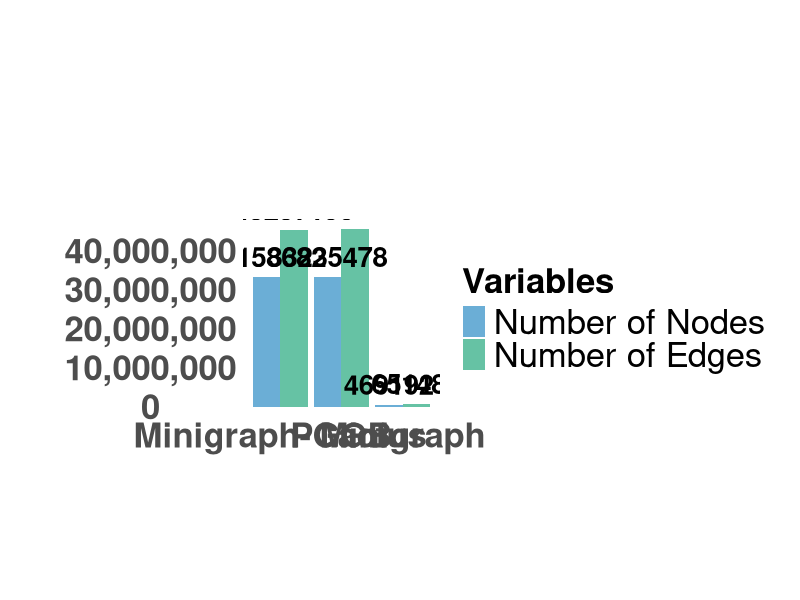
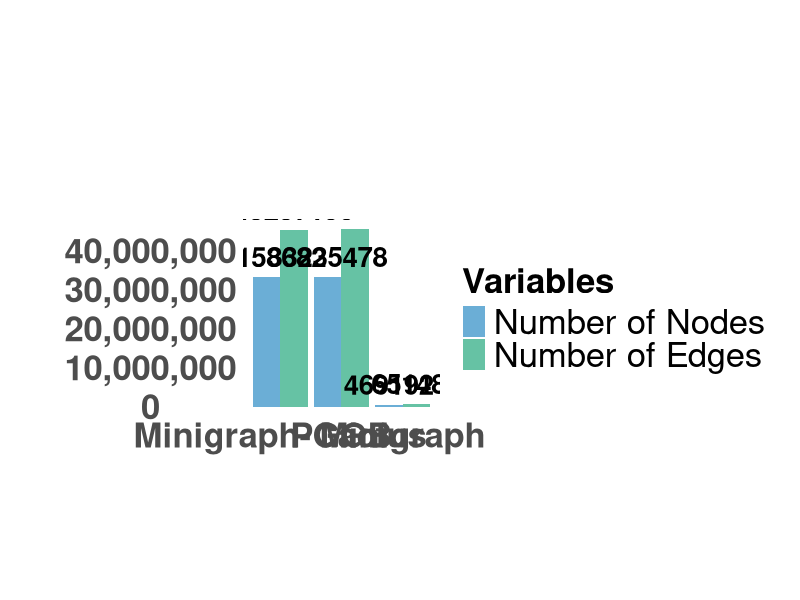

The R source for these figures, in order:
library(reshape2)
library(ggplot2)
library(scales)

datasets <- c('Minigraph', 'PGGB', 'Minigraph-Cactus')
segments_real <- c(469192, 33235478, 33158682)
links_real <- c(651489, 45682351, 45257196)

# Create data frame and reorder dataset factor
df_real <- data.frame(datasets, segments_real, links_real)
df_real$datasets <- factor(df_real$datasets, levels = c('Minigraph-Cactus', 'PGGB', 'Minigraph'))

# Melt the data
df_long_real <- melt(df_real, id.vars = 'datasets')

# Create the plot
p <- ggplot(df_long_real, aes(x = datasets, y = value, fill = variable)) +
  geom_bar(stat = 'identity', position = 'dodge') +
  geom_text(aes(label = value), vjust = -0.5, position = position_dodge(width = 0.9), size = 7, fontface = "bold") +
  labs(x = '', y = '', title = '') +
  scale_y_continuous(labels = comma) + theme_minimal() +
  theme(
    axis.text.x = element_text(angle = 0, hjust = 0.5, face = "bold", size = 25), 
    axis.text.y = element_text(angle = 0, hjust = 0.5, face = "bold", size = 25),
    axis.title.y = element_text(size = 25, face = "bold"),                          
    legend.text = element_text(size = 25),
    legend.title = element_text(size = 25, face = "bold"),
    plot.margin = margin(70, 20, 20, 20),
    panel.grid = element_blank(),
    aspect.ratio = 1/1
  ) +
  scale_fill_manual(values = c("#6baed6", "#66c2a4"), name = 'Variables',
                    labels = c('Number of Nodes', 'Number of Edges'))

# Plot and save
plot(p)
ggsave("real_nodes_plot.pdf", width = 15, height = 15, dpi = 600)

